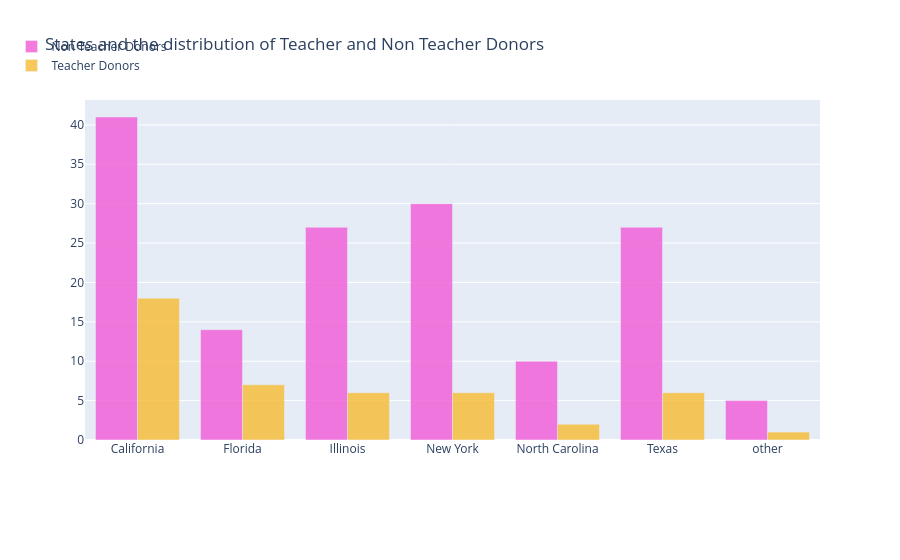

Write notebook code for a chart like this one.
### Markdown cell above
> Aunque la mayor cantidad de donantes proviene del estado de California, situado en la costa oeste, la región de la costa este de los EE. UU. presenta una alta densidad de donantes en comparación con el oeste. También hay un número significativo de donantes en Hawái y Alaska.

## <a id="2.6">2.6 Número de donantes docentes y no docentes de cada estado </a>

### Code cell
# which city and state has maximum teacher donors 
tempdf = donors_df.groupby(['Donor State', 'Donor Is Teacher']).agg({'Donor Is Teacher' : 'count' }).rename(columns={'Donor Is Teacher' : 'Teacher Donor Counts'}).reset_index()

no_df = tempdf[tempdf['Donor Is Teacher']=='No']
no_x = no_df['Donor State']
no_y = no_df['Teacher Donor Counts']
yes_df = tempdf[tempdf['Donor Is Teacher']=='Yes']
yes_x = yes_df['Donor State']
yes_y = yes_df['Teacher Donor Counts']

trace1 = go.Bar(
    x=no_x,
    y=no_y,
    name='Non Teacher Donors',
    marker=dict(color='#f259d6'),
    opacity=0.8
)
trace2 = go.Bar(
    x=yes_x,
    y=yes_y,
    name='Teacher Donors',
    marker=dict(color='#f7bb31'),
    opacity=0.8
)

data = [trace1, trace2]
layout = go.Layout(
    barmode='group',
    legend=dict(dict(x=-.1, y=1.2)),
    margin=dict(b=120),
    title = 'States and the distribution of Teacher and Non Teacher Donors',
)

fig = go.Figure(data=data, layout=layout)
iplot(fig, filename='grouped-bar')

### Figure 1 — Plotly figure (JSON) as saved in the notebook; plotly's stock layout.template omitted (floating-point values rounded to 4 significant figures)
{"data": [{"marker": {"color": "#f259d6"}, "name": "Non Teacher Donors", "opacity": 0.8, "type": "bar", "x": ["California", "Florida", "Illinois", "New York", "North Carolina", "Texas", "other"], "y": [41, 14, 27, 30, 10, 27, 5]}, {"marker": {"color": "#f7bb31"}, "name": "Teacher Donors", "opacity": 0.8, "type": "bar", "x": ["California", "Florida", "Illinois", "New York", "North Carolina", "Texas", "other"], "y": [18, 7, 6, 6, 2, 6, 1]}], "layout": {"barmode": "group", "legend": {"x": -0.1, "y": 1.2}, "margin": {"b": 120}, "title": {"text": "States and the distribution of Teacher and Non Teacher Donors"}}}
